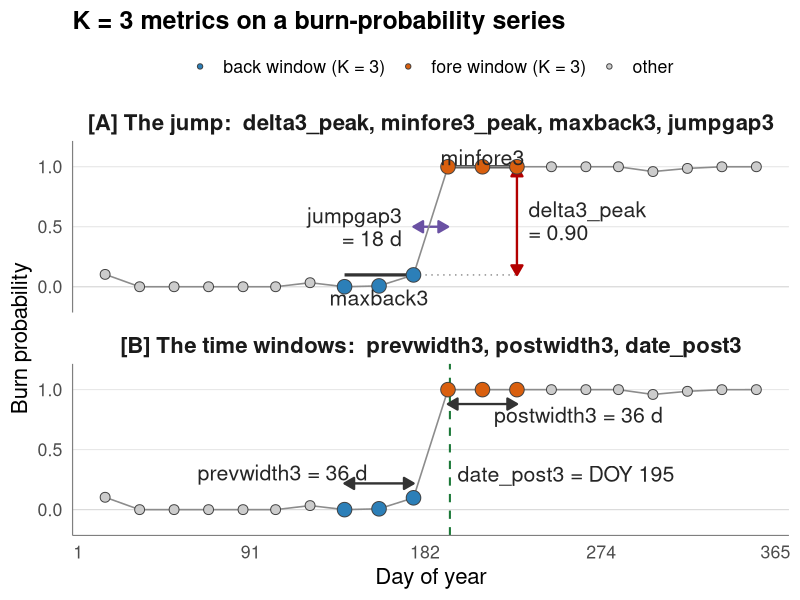
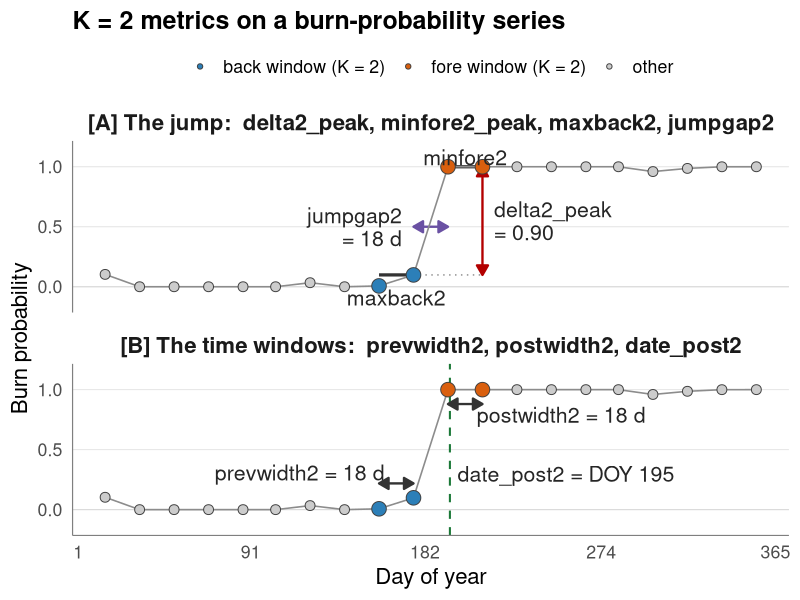

These charts were generated, in order, by the following R code:
# ---------------------------------------------------------------------------
# ATBD figures: the burn-probability time-series metrics, schematically.
#
# English port of the two panels of
#   collection-01/notebooks/bpts_metrics_explained.qmd
# (originally written in Spanish to explain step 03 to the team). Same synthetic
# series, same seed, same geometry; only the labels and the titles are translated.
#
# Run from this directory:  Rscript make_bpts_figures.R
# Writes: bpts_metrics_k3.png, bpts_metrics_k2.png
# ---------------------------------------------------------------------------

suppressPackageStartupMessages({
  library(tidyverse)
})

theme_burn <- function(base_size = 16) {
  theme_minimal(base_size = base_size) +
    theme(
      strip.text.x       = element_text(face = "bold", size = base_size,
                                        margin = margin(b = 6)),
      panel.spacing      = unit(1.1, "lines"),
      panel.grid.minor   = element_blank(),
      panel.grid.major.x = element_blank(),
      panel.grid.major.y = element_line(colour = "grey90", linewidth = 0.35),
      axis.line          = element_line(colour = "grey50", linewidth = 0.4),
      plot.title         = element_text(face = "bold", size = base_size + 2,
                                        margin = margin(b = 6)),
      legend.position    = "top"
    )
}
theme_set(theme_burn())

# --- synthetic series: many zeros -> jump -> many ~1, with a little noise -----
set.seed(7)
n     <- 20
doy   <- round(seq(15, 355, length.out = n))   # ~18 d apart
base  <- c(rep(0, 10), rep(1, 10))             # clean step
noise <- rnorm(n, 0, 0.045)
p     <- pmin(pmax(base + noise, 0), 1)

tstar <- 11L
arr   <- arrow(length = unit(0.11, "inches"), ends = "both", type = "closed")
col_prev <- "#2C7FB8"; col_post <- "#D95F0E"

make_panel <- function(K, outfile) {

  prev_idx <- (tstar - K):(tstar - 1L)
  post_idx <- tstar:(tstar + K - 1L)

  maxback   <- max(p[prev_idx])
  minfore   <- min(p[post_idx])
  delta     <- minfore - maxback
  jumpgap   <- doy[tstar] - doy[tstar - 1L]
  prevwidth <- doy[tstar - 1L] - doy[tstar - K]
  postwidth <- doy[tstar + K - 1L] - doy[tstar]
  date_post <- doy[tstar] + 1L

  lab_prev <- sprintf("back window (K = %d)", K)
  lab_post <- sprintf("fore window (K = %d)", K)

  role <- rep("other", n)
  role[prev_idx] <- lab_prev
  role[post_idx] <- lab_post
  role <- factor(role, levels = c(lab_prev, lab_post, "other"))

  panel_levels <- c(
    sprintf("[A] The jump:  delta%d_peak, minfore%d_peak, maxback%d, jumpgap%d",
            K, K, K, K),
    sprintf("[B] The time windows:  prevwidth%d, postwidth%d, date_post%d",
            K, K, K)
  )
  pA <- panel_levels[1]; pB <- panel_levels[2]

  df <- tidyr::crossing(
    panel = factor(panel_levels, levels = panel_levels),
    tibble(doy = doy, p = p, role = role)
  )

  # ---- panel A: level segments, the jump (delta) and the jumpgap ------------
  segA <- tibble(
    panel = factor(c(pA, pA), levels = panel_levels),
    x     = c(doy[prev_idx[1]], doy[post_idx[1]]),
    xend  = c(doy[prev_idx[K]], doy[post_idx[K]]),
    y     = c(maxback, minfore), yend = c(maxback, minfore)
  )
  x_delta <- doy[post_idx[K]]
  arrA <- tibble(panel = factor(pA, levels = panel_levels),
                 x = x_delta, xend = x_delta, y = maxback, yend = minfore)
  guiaA <- tibble(panel = factor(pA, levels = panel_levels),
                  x = doy[prev_idx[K]], xend = x_delta,
                  y = maxback, yend = maxback)
  arrA_gap <- tibble(panel = factor(pA, levels = panel_levels),
                     x = doy[tstar - 1L], xend = doy[tstar], y = 0.5, yend = 0.5)

  txtA <- tibble(
    panel = factor(pA, levels = panel_levels),
    # The jumpgap label sits LEFT of its arrow, not under it: centred under the
    # arrow it lands on the rising limb of the series.
    x = c(mean(doy[prev_idx]), mean(doy[post_idx]), x_delta + 6,
          doy[tstar - 1L] - 6),
    y = c(-0.09, minfore + 0.08, (maxback + minfore) / 2, 0.5),
    label = c(sprintf("maxback%d", K), sprintf("minfore%d", K),
              sprintf("delta%d_peak\n= %.2f", K, delta),
              sprintf("jumpgap%d\n= %d d", K, jumpgap)),
    hjust = c(0.5, 0.5, 0, 1)
  )

  # ---- panel B: window widths and date_post --------------------------------
  arrB <- tibble(
    panel = factor(c(pB, pB), levels = panel_levels),
    x     = c(doy[prev_idx[1]], doy[post_idx[1]]),
    xend  = c(doy[prev_idx[K]], doy[post_idx[K]]),
    y     = c(maxback + 0.12, minfore - 0.12),
    yend  = c(maxback + 0.12, minfore - 0.12)
  )
  vlineB <- tibble(panel = factor(pB, levels = panel_levels), x = date_post)
  txtB <- tibble(
    panel = factor(c(pB, pB, pB), levels = panel_levels),
    x = c(mean(doy[prev_idx]) - 6, mean(doy[post_idx]) + 6, date_post + 4),
    y = c(maxback + 0.21, minfore - 0.21, 0.30),
    label = c(sprintf("prevwidth%d = %d d", K, prevwidth),
              sprintf("postwidth%d = %d d", K, postwidth),
              sprintf("date_post%d = DOY %d", K, date_post)),
    hjust = c(1, 0, 0)
  )

  fills <- setNames(c(col_prev, col_post, "grey80"),
                    c(lab_prev, lab_post, "other"))
  sizes <- setNames(c(4.6, 4.6, 3.0), c(lab_prev, lab_post, "other"))

  g <- ggplot(df, aes(doy, p)) +
    geom_hline(yintercept = 0, colour = "grey85", linewidth = 0.35) +
    geom_segment(data = guiaA, aes(x = x, xend = xend, y = y, yend = yend),
                 linetype = "dotted", colour = "grey55", linewidth = 0.5) +
    geom_segment(data = segA, aes(x = x, xend = xend, y = y, yend = yend),
                 colour = "grey20", linewidth = 1.1) +
    geom_segment(data = arrA, aes(x = x, xend = xend, y = y, yend = yend),
                 arrow = arr, colour = "#B30000", linewidth = 0.8) +
    geom_segment(data = arrA_gap, aes(x = x, xend = xend, y = y, yend = yend),
                 arrow = arr, colour = "#6A51A3", linewidth = 0.8) +
    geom_vline(data = vlineB, aes(xintercept = x),
               linetype = "dashed", colour = "#1B7837", linewidth = 0.7) +
    geom_segment(data = arrB, aes(x = x, xend = xend, y = y, yend = yend),
                 arrow = arr, colour = "grey20", linewidth = 0.8) +
    geom_line(colour = "grey55", linewidth = 0.55) +
    geom_point(aes(fill = role, size = role), shape = 21, colour = "grey25",
               stroke = 0.5) +
    geom_text(data = txtA, aes(x = x, y = y, label = label, hjust = hjust),
              size = 5.4, lineheight = 0.9, colour = "grey15") +
    geom_text(data = txtB, aes(x = x, y = y, label = label, hjust = hjust),
              size = 5.4, lineheight = 0.9, colour = "grey15") +
    facet_wrap(~ panel, ncol = 1) +
    scale_fill_manual(name = NULL, values = fills) +
    scale_size_manual(guide = "none", values = sizes) +
    scale_x_continuous(breaks = c(1, 91, 182, 274, 365)) +
    scale_y_continuous(limits = c(-0.15, 1.15), breaks = c(0, 0.5, 1)) +
    labs(
      x = "Day of year",
      y = "Burn probability",
      title = sprintf("K = %d metrics on a burn-probability series", K)
    )

  ggsave(outfile, g, width = 12, height = 11, dpi = 160)
  message("wrote ", outfile)
}

make_panel(3, "bpts_metrics_k3.png")
make_panel(2, "bpts_metrics_k2.png")
